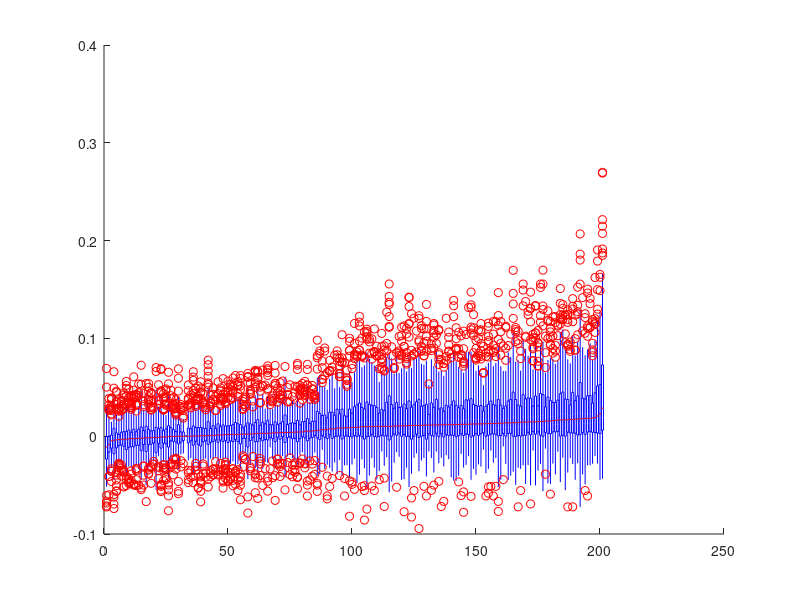

The MATLAB source for this figure: (Note: this script raises an error after producing the figure.)
[accs, accheaders, ~] = xlsread('CAWPEminusBestIndividualOnTrainAccs.csv');
[sigs, sigheaders, ~] = xlsread('CAWPEminusBestIndividualOnTrainAccs_sigDiffs.csv');

accs = accs';
medians = median(accs);

[medians origInds] = sort(medians);

sortedaccs = zeros(size(accs));
sortedsigs = zeros(size(sigs));
for i = 1 : length(accs)
   sortedaccs(:,i) = accs(:,origInds(i)); 
   sortedsigs(i) = sigs(origInds(i));
end


%boxplot(sortedaccs,'PlotStyle','compact')
%boxplot(sortedaccs)
boxplot(sortedaccs,    'Symbol','o',    'OutlierSize',4,     'Colors',[.1 .1 .1],         'MedianStyle','target'  ) %  
xlabel('Random-component-set Ensemble IDs, ordered by increasing median difference between CAWPE and best component of each set')
ylabel('Diff in acc between ensemble and best individual, 121 UCI datasets')

set(gca,'xtick',[ 0, 50, 100, 150, 200 ])
set(gca,'xticklabel',{'0', '50', '100', '150', '200'}, 'fontsize',24)


boxcolors = [];
colors = ['r', 'b'];
for i = 1 : length(sortedsigs)
    if sortedsigs(i)
        boxcolors(i) = colors(1);
    else 
        boxcolors(i) = colors(2);
    end 
end 

%findobj returns them last to first. 
boxcolors = fliplr(boxcolors);

h = findobj(gca,'Tag','Box');
for j=1:length(h)
   patch(get(h(j),'XData'),get(h(j),'YData'),boxcolors(j),'FaceAlpha',.5);
end

c = get(gca, 'Children');
leg = legend(c(191:192), 'Significant difference', 'No Significant difference');
leg.FontSize = 24;
leg.Location = 'northwest';

zeroline = refline(0, 0);
zeroline.Color = 'r';
zeroline.LineWidth = 2;